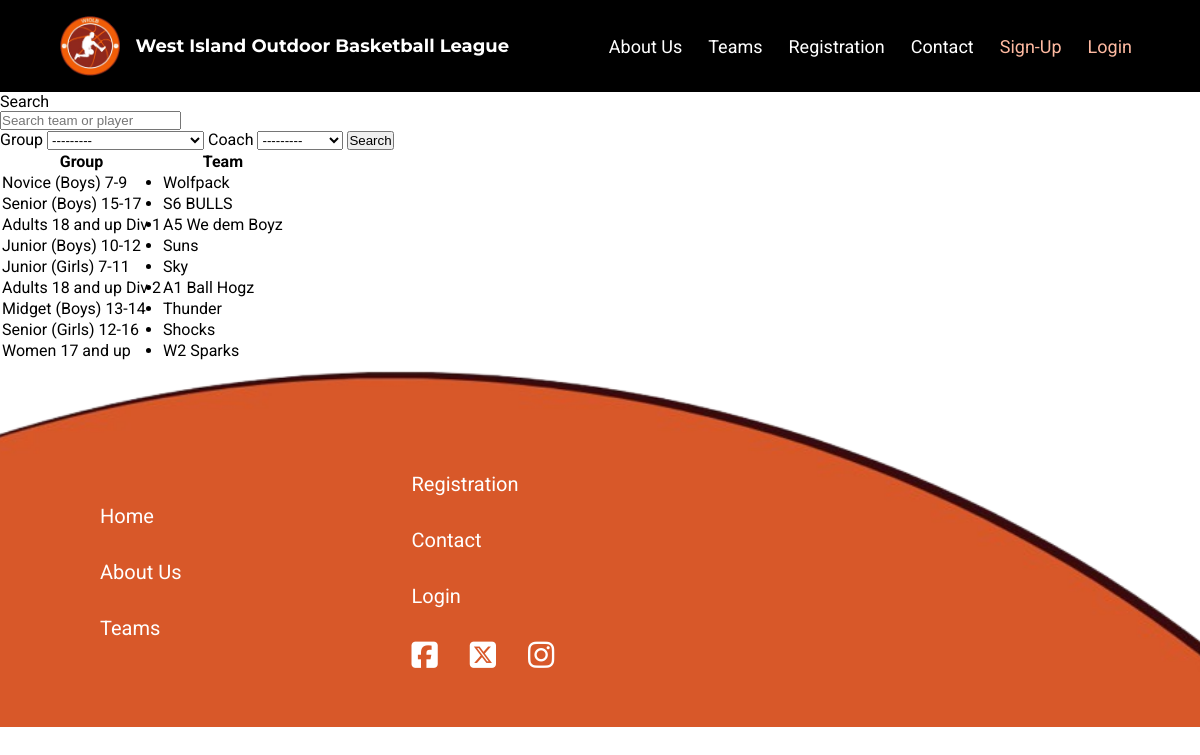
Before: /wioblapp/teams/ with the older database file.
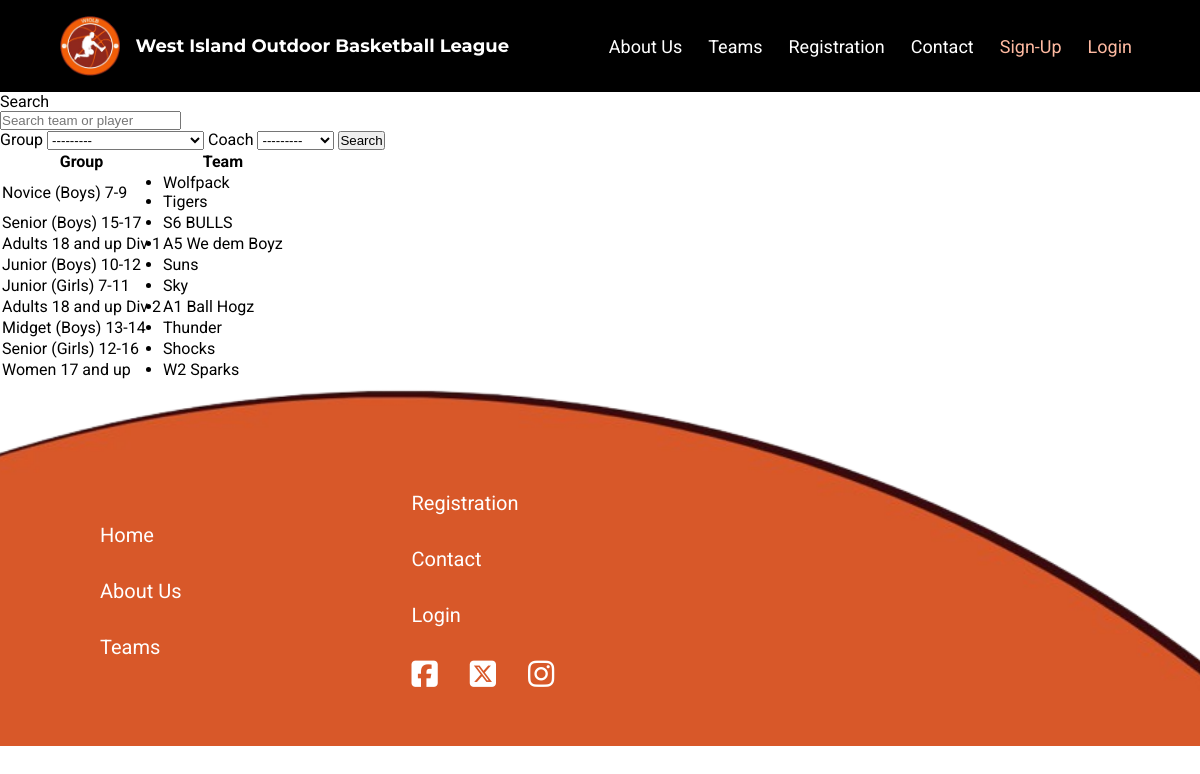
After: the same page with the newer database file.
### wioblapp/models.py (models this page shows)
class RegistrationType(models.Model):
    reg_type = models.CharField("Registration Type", max_length=50, primary_key=True)
    description = models.CharField("Description", max_length=300)
    cost = models.IntegerField("Cost")
    def __str__(self):
        return str(self.reg_type)

class Team(models.Model):
    name = models.CharField("Team Name", max_length=20, primary_key=True)
    coaches = models.ManyToManyField(UserAccount, related_name="teams", blank=True)
    place = models.IntegerField("Place", default=0)
    group = models.ForeignKey(RegistrationType, on_delete=models.CASCADE, related_name="teams", blank=True, null=True)
    color = models.CharField("Team Color", max_length=7, blank=True, null=True)
    def __str__(self):
        return f"{self.name}"

### wioblapp/views.py (the view, shortened to what this page needs)
# urls.py: path("teams/", views.teams, name="teams"),
def teams(request):
    filter_teams_form = FilterTeamsForm(request.GET)
    groups = RegistrationType.objects.all()
    teams = Team.objects.all()
    players = Player.objects.all()
    context = {
        "filter_teams_form": filter_teams_form,
        "groups": groups,
        "teams": teams,
        "players": players,
    }
    return render(request, "teams.html", context)

### wioblapp/forms.py
class FilterTeamsForm(forms.Form):
    search = forms.CharField(max_length=100,
                              required=False,
                              widget=forms.TextInput(attrs={'placeholder': 'Search team or player'}))
    group = forms.ModelChoiceField(label="Group",
                                   queryset=RegistrationType.objects.all(),
                                   required=True,
                                   widget=forms.Select())
    coach = forms.ModelChoiceField(label="Coach",
                             queryset=UserAccount.objects.filter(role="Coach"),
                             required=False,
                             widget=forms.Select())

### wioblapp/models.py (called while the page is built)
    def __str__(self):
        return self.username

### wioblapp/templates/teams.html (shortened to what this page needs)
{% extends 'base.html' %}
{% load static %}
{% block content %}
    <form action="{% url 'teams' %}" method="GET">
        {% for field in filter_teams_form %}
            {{ field.label }}
            {{ field }}
        {% endfor %}
        <button type="submit" name="search_btn">Search</button>
    </form>
    {% if filter_teams_form.group.value %}
    <h5>Team {{ filter_teams_form.group.value }}'s Table:</h5>
        {% if teams %}
        <table>
            <thead>
                <tr>
                    <th>Team</th>
                    <th>Coaches</th>
                    <th>Players</th>
                </tr>
            </thead>
            <tbody>
            {% for team in teams %}
                <tr>
                    <td>{{ team }}</td>
                    <td>
                        {% if team.coaches.all %}
                        <ul>
                            {% for coach in team.coaches.all %}
                                <li>{{ coach }}</li>
                            {% endfor %}
                        </ul>
                        {% else %}
                            <p>Not assigned coaches yet</p>
                        {% endif %}
                    </td>
                    <td>
                        {% if players.all %}
                        <ul>
                            {% for player in players.all %}
                                {% if player.team_name == team %}
                                    <li>{{ player }}</li>
                                {% endif %}
                            {% endfor %}
                        </ul>
                        {% else %}
                            <p>Not assigned players yet</p>
                        {% endif %}
                    </td>
                    <td>
                        {% if team.place == 0 %}
                            <p>N/A</p>
                        {% else %}
                            {{ team.place }}
                        {% endif %}
                    </td>
                    <td>
                        <form action="{% url 'team_schedule' team %}" method="POST">
                            {% csrf_token %}
                            <button type="submit" name="schedule">Schedule</button>
                        </form>
                    </td>
                </tr>
            {% endfor %}
            </tbody>
        </table>
        {% else %}
            <p>No Teams or Players Found</p>
        {% endif %}
    {% else %}
    <table>
        <thead>
            <tr>
                <th>Group</th>
                <th>Team</th>
            </tr>
        </thead>
        <tbody>
        {% for group in groups %}
            <tr>
                <td>{{ group }}</td>
                <td>
                    <ul>
                    {% for team in teams %}
                        {% if team.group == group %}
                            <li>{{ team }}</li>
                        {% endif %}
                    {% endfor %}
                    </ul>
                </td>
            </tr>
        {% endfor %}
        </tbody>
    </table>
    {% endif %}
{% endblock %}

Changed rows visible on the page:
added Team: name "Tigers", shown under RegistrationType "Novice (Boys) 7-9"
